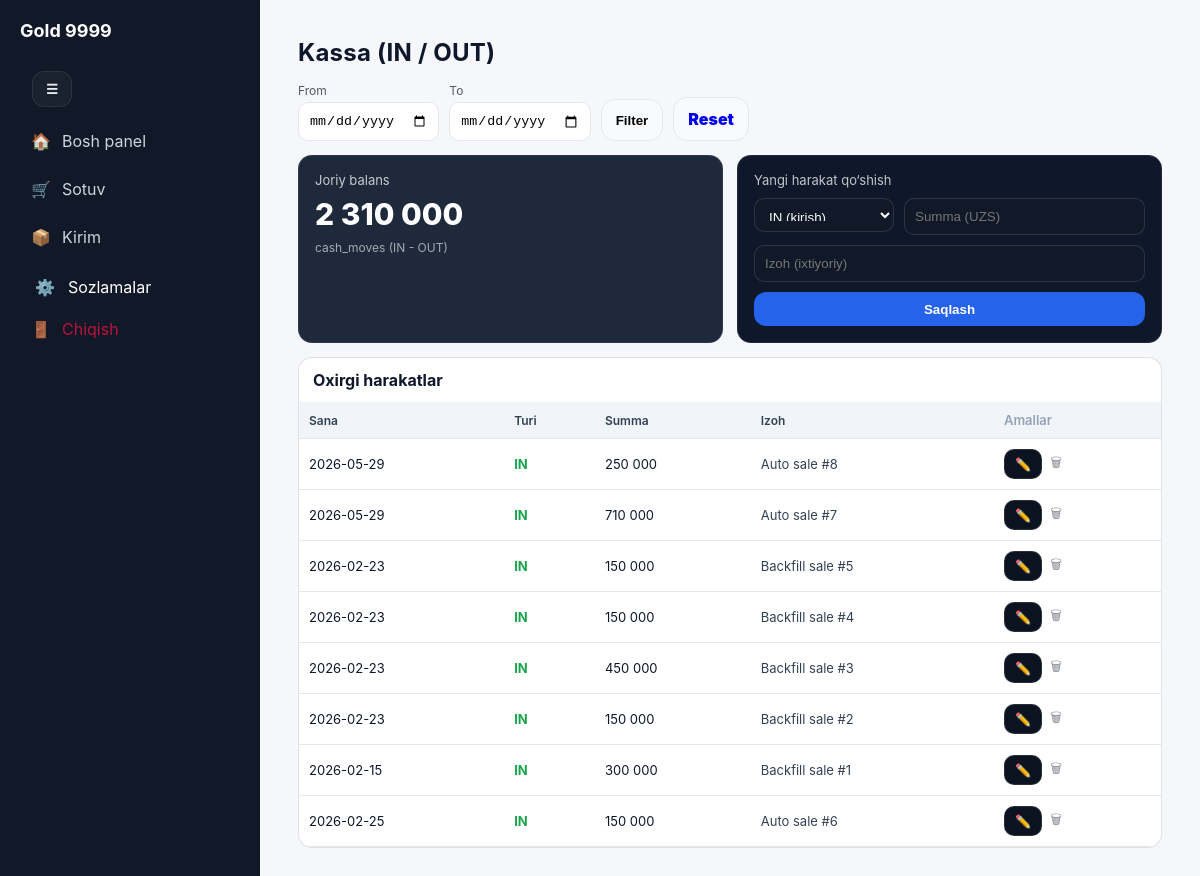
Page /kassa (signed in) on the earlier database version.
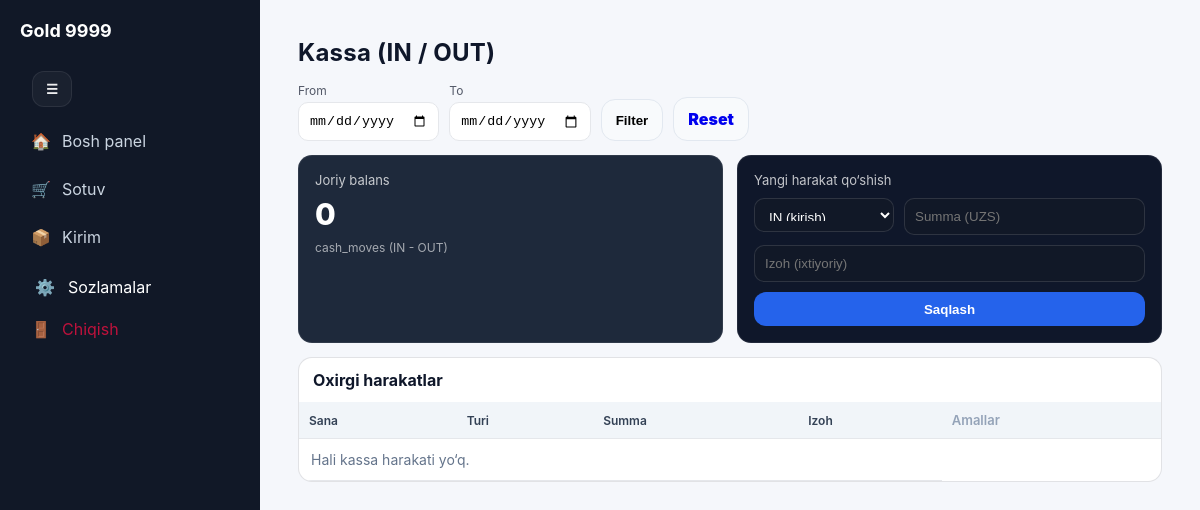
Same page on the later database version.
### tables this page shows
CREATE TABLE cash_moves (
  id INTEGER PRIMARY KEY AUTOINCREMENT,
  move_date TEXT DEFAULT (date('now')),
  direction TEXT NOT NULL,          -- 'IN' yoki 'OUT'
  amount_uzs REAL NOT NULL,
  note TEXT DEFAULT '',
  created_at TEXT DEFAULT (datetime('now'))
, sale_id INTEGER);

### routes/kassa.py (the view, shortened to what this page needs)
    @app.route("/kassa", methods=["GET", "POST"])
    @login_required
    @admin_required
    def kassa():
        init_db()
        db = get_db()
        from_date = (
            request.args.get("from") or ""
        ).strip()
        to_date = (
            request.args.get("to") or ""
        ).strip()
        conditions = []
        params = []
        if from_date:
            conditions.append("move_date >= ?")
            params.append(from_date)
        if to_date:
            conditions.append("move_date <= ?")
            params.append(to_date)
        where_sql = (
            " WHERE " + " AND ".join(conditions)
            if conditions
            else ""
        )
        balance = db.execute(f"""
            SELECT
                COALESCE(SUM(
                    CASE
                        WHEN direction='IN'
                        THEN amount_uzs
                        ELSE 0
                    END
                ), 0)
                -
                COALESCE(SUM(
                    CASE
                        WHEN direction='OUT'
                        THEN amount_uzs
                        ELSE 0
                    END
                ), 0)
            FROM cash_moves
            {where_sql}
        """, params).fetchone()[0] or 0
        rows = db.execute(f"""
            SELECT
                id,
                move_date,
                direction,
                amount_uzs,
                note,
                sale_id
            FROM cash_moves
            {where_sql}
            ORDER BY id DESC
            LIMIT 50
        """, params).fetchall()
        return render_template(
            "kassa.html",
            kassa_fmt=fmt_uzs(balance),
            rows=rows,
            from_date=from_date,
            to_date=to_date,
        )

### app.py (called while the page is built)
def init_db() -> None:
    _bootstrap_init_db(BACKUP_DIR)

def get_db() -> sqlite3.Connection:
    return _db_get_db()

### services/db.py (called while the page is built)
def _require_db_path() -> str:
    if not _db_path:
        raise RuntimeError(
            "Database path sozlanmagan. "
            "configure_db() chaqirilishi kerak."
        )
    return _db_path

def get_db() -> sqlite3.Connection:
    connection = g.get("db")
    if connection is None:
        connection = sqlite3.connect(
            _require_db_path()
        )
        connection.row_factory = sqlite3.Row
        connection.execute(
            "PRAGMA foreign_keys=ON"
        )
        g.db = connection
    return connection

def q1(
    sql: str,
    params: tuple[Any, ...] = (),
) -> sqlite3.Row | None:
    cursor = get_db().execute(
        sql,
        params,
    )
    return cursor.fetchone()

### services/utils.py (called while the page is built)
def login_required(fn):
    @wraps(fn)
    def wrapper(*args, **kwargs):
        if not session.get("user_id"):
            return redirect(url_for("login"))
        return fn(*args, **kwargs)
    return wrapper

def _fmt_uzs(x):
    try:
        return f"{float(x or 0):,.0f}".replace(",", " ")
    except Exception:
        return str(x)

### templates/kassa.html (shortened to what the changed rows need)
{% extends "base.html" %}
{% block content %}
<div style="padding:18px;">
  <h2 style="margin:0 0 16px 0;">Kassa (IN / OUT)</h2>
  <div style="display:grid; grid-template-columns:repeat(auto-fit,minmax(280px,1fr)); gap:14px; margin-bottom:14px;">
    <div style="background:#1e293b; border:1px solid rgba(255,255,255,.08); border-radius:14px; padding:16px; color:#fff;">
      <div style="font-size:13px; opacity:.75;">Joriy balans</div>
      <div style="font-size:30px; font-weight:800; margin-top:8px;">{{ kassa_fmt }}</div>
      <div style="font-size:12px; opacity:.6; margin-top:8px;">cash_moves (IN - OUT)</div>
    </div>
  </div>
  <div style="background:#ffffff; border:1px solid rgba(15,23,42,.12); border-radius:14px; overflow:hidden;">
    <div style="overflow:auto;">
      <table style="width:100%; border-collapse:collapse;">
        <thead>
          <tr style="background:#f1f5f9; text-align:left;">
            <th style="padding:10px; font-size:12px; color:#334155;">Sana</th>
            <th style="padding:10px; font-size:12px; color:#334155;">Turi</th>
            <th style="padding:10px; font-size:12px; color:#334155;">Summa</th>
            <th style="padding:10px; font-size:12px; color:#334155;">Izoh</th>
          <th style="padding:10px; text-align:left; font-size:13px; color:#94a3b8;">Amallar</th>
</tr>
        </thead>
        <tbody>
          {% for r in rows %}
          <tr style="border-top:1px solid rgba(15,23,42,.08);">
            <td style="padding:10px; font-size:13px;">{{ r.move_date }}</td>
            <td style="padding:10px; font-size:13px; font-weight:700;">
              {% if r.direction == 'IN' %}
                <span style="color:#16a34a;">IN</span>
              {% else %}
                <span style="color:#dc2626;">OUT</span>
              {% endif %}
            </td>
            <td style="padding:10px; font-size:13px;">{{ '{:,.0f}'.format(r.amount_uzs or 0).replace(',', ' ') }}</td>
            <td style="padding:10px; font-size:13px; color:#334155;">{{ r.note }}</td>
            <td style="padding:10px; font-size:13px;">
              <div style="display:flex; gap:8px; align-items:center;">
                <a href="{{ url_for('kassa_edit', move_id=r.id) }}"
                   style="text-decoration:none; padding:6px 10px; border-radius:10px; background:#0b1220; border:1px solid rgba(255,255,255,.12); color:#fff;">
                  ✏️
                </a>
                {% if not r.sale_id %}
                  <form method="POST" action="{{ url_for('kassa_delete', move_id=r.id) }}" onsubmit="return confirm('O‘chirasizmi?');" style="margin:0;">
                    <button type="submit"
                            style="padding:6px 10px; border-radius:10px; background:rgba(239,68,68,.18); border:1px solid rgba(239,68,68,.35); color:#fff; cursor:pointer;">
                      🗑
                    </button>
                  </form>
                {% else %}
                  <span title="Auto sale: o‘chirish taqiqlangan" style="opacity:.5;">🗑</span>
                {% endif %}
              </div>
            </td>
</tr>
          {% endfor %}
          {% if rows|length == 0 %}
          <tr><td colspan="4" style="padding:12px; color:#64748b;">Hali kassa harakati yo‘q.</td></tr>
          {% endif %}
        </tbody>
      </table>
    </div>
  </div>
</div>
{% endblock %}

Differences in the rows shown:
removed cash_moves: move_date "2026-05-29", direction "IN", amount_uzs "250 000", note "Auto sale #8"
removed cash_moves: move_date "2026-05-29", direction "IN", amount_uzs "710 000", note "Auto sale #7"
removed cash_moves: move_date "2026-02-23", direction "IN", amount_uzs "150 000", note "Backfill sale #5"
removed cash_moves: move_date "2026-02-23", direction "IN", amount_uzs "150 000", note "Backfill sale #4"
removed cash_moves: move_date "2026-02-23", direction "IN", amount_uzs "450 000", note "Backfill sale #3"
removed cash_moves: move_date "2026-02-23", direction "IN", amount_uzs "150 000", note "Backfill sale #2"
removed cash_moves: move_date "2026-02-15", direction "IN", amount_uzs "300 000", note "Backfill sale #1"
removed cash_moves: move_date "2026-02-25", direction "IN", amount_uzs "150 000", note "Auto sale #6"
Other differences:
{{ kassa_fmt }}: "2 310 000" → "0"
text now shown: "Hali kassa harakati yo‘q."
